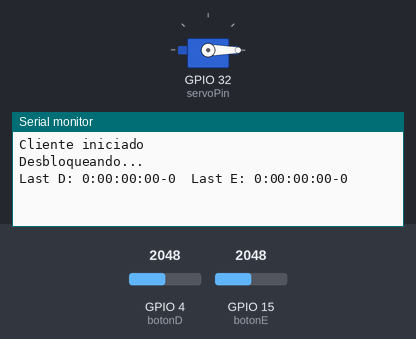
The sketch below on a simulated ESP32. On the bench: servo, the last lines printed to the serial monitor. The inputs (shaded band) are chosen by the test bench; at power-on: GPIO 4 (botonD) = 2048, GPIO 15 (botonE) = 2048.

Above: at 1.2 s.
1.3 s: GPIO 4 (botonD) set to 0
At 2.6 s:
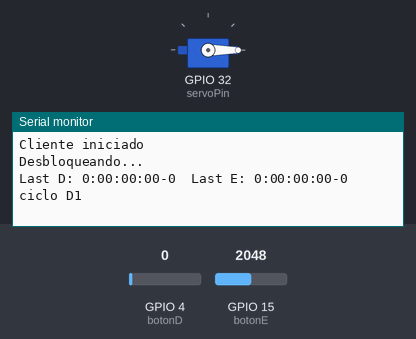
2.9 s: GPIO 15 (botonE) set to 0
At 4.1 s:
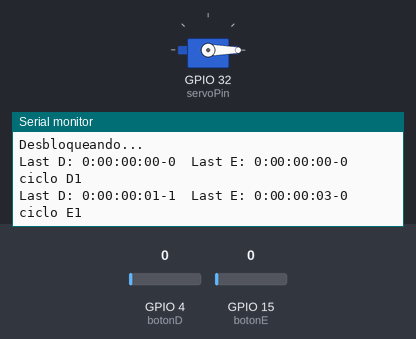
Timing chart, 0 to 5.9 s (numbered marks = the images above; inputs shaded):
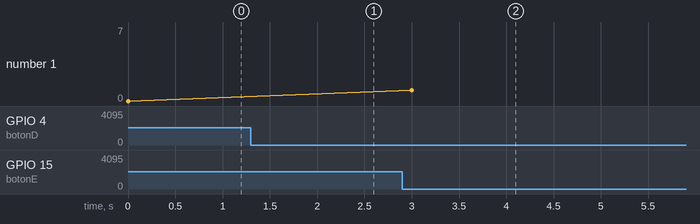

Measured:
- after the input at 1.3 s, the serial monitor: prints a new line after 0.13 s (image 1)
- after the input at 2.9 s, the serial monitor: prints a new line after 0.13 s (image 2)

The sketch:

analogRead.ino
```cpp
#include <ESP32Servo.h>
#define botonD 4
#define botonE 15

Servo myservo;  // create servo object to control a servo
int servoPin = 32;

bool flagD=false;
bool flagDD=false;
long tiempoBotonD=0;
long lastTimeD=0;
int contD;

bool flagE=false;
bool flagEE=false;
long tiempoBotonE=0;
long lastTimeE=0;
int contE;

long timeToPrint=0;

void setup()
{
  	Serial.begin(115200);
  	Serial.println("Cliente iniciado");
    myservo.setPeriodHertz(50);    // standard 50 hz servo
    myservo.attach(servoPin, 900, 2100); // attaches the servo on pin 18 to the servo object
    Serial.println("Desbloqueando...");
    myservo.write(0);
}

void loop()
{
    myservo.write(0);

    if(timeToPrint<millis())
    {
        Serial.print("Last D: ");
        tiempo(millis()-lastTimeD);
        Serial.print("-");
        Serial.print(contD);
        Serial.print("  Last E: ");
        tiempo(millis()-lastTimeE);
        Serial.print("-");
        Serial.print(contE);
        Serial.println("");
        timeToPrint=millis()+3000;
    }
//---------------------------------------------------------------------
    if(analogRead(botonE)==0)
    {
        if(!flagE)
        {
            tiempoBotonE=millis();
            flagE=true;
        }
        if(millis()-tiempoBotonE>130)
        {
            if(!flagEE)
            {
                contE++;
                Serial.println("ciclo E"+String(contE));
                lastTimeE=millis();
                flagEE=true;
            }
        }
    }
    else
    {
        tiempoBotonE=millis();
        flagE=false;
        flagEE=false;
    } //*/
//---------------------------------------------------------------------
    if(analogRead(botonD)==0)
    {
        if(!flagD)
        {
            tiempoBotonD=millis();
            flagD=true;
        }
        if(millis()-tiempoBotonD>130)
        {
            if(!flagDD)
            {
                contD++;
                Serial.println("ciclo D"+String(contD));
                lastTimeD=millis();
                flagDD=true;
            }
        }
    }
    else
    {
        tiempoBotonD=millis();
        flagD=false;
        flagDD=false;
    }
}

void tiempo(unsigned long timeNow)
{
  long day = 86400000; // 86400000 milliseconds in a day
  long hour = 3600000; // 3600000 milliseconds in an hour
  long minute = 60000; // 60000 milliseconds in a minute
  long second =  1000; // 1000 milliseconds in a second
  int days = timeNow / day ;                                //number of days
  int hours = (timeNow % day) / hour;                       //the remainder from days division (in milliseconds) divided by hours, this gives the full hours
  int minutes = ((timeNow % day) % hour) / minute ;         //and so on...
  int seconds = (((timeNow % day) % hour) % minute) / second;

   // digital clock display of current time
   Serial.print(days,DEC);
   printDigits(hours);
   printDigits(minutes);
   printDigits(seconds);
   //Serial.println();
}
void printDigits(byte digits)
{
 // utility function for digital clock display: prints colon and leading 0
 Serial.print(":");
 if(digits < 10)
   Serial.print('0');
 Serial.print(digits,DEC);
}
```
